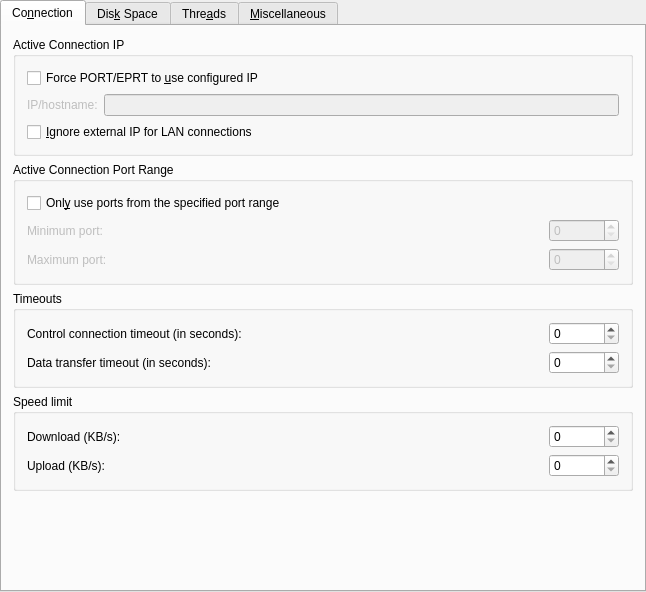
<ui version="4.0" >
 <class>TransferSettings</class>
 <widget class="QWidget" name="TransferSettings" >
  <property name="geometry" >
   <rect>
    <x>0</x>
    <y>0</y>
    <width>646</width>
    <height>592</height>
   </rect>
  </property>
  <layout class="QGridLayout" >
   <property name="leftMargin" >
    <number>0</number>
   </property>
   <property name="topMargin" >
    <number>0</number>
   </property>
   <property name="rightMargin" >
    <number>0</number>
   </property>
   <property name="bottomMargin" >
    <number>0</number>
   </property>
   <property name="horizontalSpacing" >
    <number>0</number>
   </property>
   <property name="verticalSpacing" >
    <number>0</number>
   </property>
   <item row="0" column="0" >
    <widget class="QTabWidget" name="tabWidget4" >
     <property name="currentIndex" >
      <number>0</number>
     </property>
     <widget class="QWidget" name="tab" >
      <attribute name="title" >
       <string>Co&amp;nnection</string>
      </attribute>
      <layout class="QVBoxLayout" >
       <item>
        <widget class="Q3GroupBox" name="groupBox19" >
         <property name="title" >
          <string>Active Connection IP</string>
         </property>
         <layout class="QVBoxLayout" >
          <item>
           <widget class="QCheckBox" name="kcfg_portForceIp" >
            <property name="text" >
             <string>Force PORT/EPRT to &amp;use configured IP</string>
            </property>
           </widget>
          </item>
          <item>
           <layout class="QHBoxLayout" >
            <item>
             <widget class="QLabel" name="textLabel5" >
              <property name="enabled" >
               <bool>false</bool>
              </property>
              <property name="text" >
               <string>IP/hostname:</string>
              </property>
              <property name="wordWrap" >
               <bool>false</bool>
              </property>
             </widget>
            </item>
            <item>
             <widget class="KLineEdit" name="kcfg_portIp" >
              <property name="enabled" >
               <bool>false</bool>
              </property>
              <property name="sizePolicy" >
               <sizepolicy vsizetype="Fixed" hsizetype="Expanding" >
                <horstretch>0</horstretch>
                <verstretch>0</verstretch>
               </sizepolicy>
              </property>
             </widget>
            </item>
           </layout>
          </item>
          <item>
           <widget class="QCheckBox" name="kcfg_ignoreExternalIpForLan" >
            <property name="text" >
             <string>&amp;Ignore external IP for LAN connections</string>
            </property>
           </widget>
          </item>
         </layout>
        </widget>
       </item>
       <item>
        <widget class="Q3GroupBox" name="groupBox5" >
         <property name="title" >
          <string>Active Connection Port Range</string>
         </property>
         <layout class="QVBoxLayout" >
          <item>
           <widget class="QCheckBox" name="kcfg_activeForcePort" >
            <property name="text" >
             <string>Onl&amp;y use ports from the specified port range</string>
            </property>
           </widget>
          </item>
          <item>
           <layout class="QHBoxLayout" >
            <item>
             <widget class="QLabel" name="textLabel1" >
              <property name="enabled" >
               <bool>false</bool>
              </property>
              <property name="text" >
               <string>Minimum port:</string>
              </property>
              <property name="wordWrap" >
               <bool>false</bool>
              </property>
             </widget>
            </item>
            <item>
             <widget class="QSpinBox" name="kcfg_activeMinPort" >
              <property name="enabled" >
               <bool>false</bool>
              </property>
              <property name="sizePolicy" >
               <sizepolicy vsizetype="Fixed" hsizetype="Fixed" >
                <horstretch>0</horstretch>
                <verstretch>0</verstretch>
               </sizepolicy>
              </property>
              <property name="minimumSize" >
               <size>
                <width>70</width>
                <height>0</height>
               </size>
              </property>
             </widget>
            </item>
           </layout>
          </item>
          <item>
           <layout class="QHBoxLayout" >
            <item>
             <widget class="QLabel" name="textLabel2" >
              <property name="enabled" >
               <bool>false</bool>
              </property>
              <property name="text" >
               <string>Maximum port:</string>
              </property>
              <property name="wordWrap" >
               <bool>false</bool>
              </property>
             </widget>
            </item>
            <item>
             <widget class="QSpinBox" name="kcfg_activeMaxPort" >
              <property name="enabled" >
               <bool>false</bool>
              </property>
              <property name="sizePolicy" >
               <sizepolicy vsizetype="Fixed" hsizetype="Fixed" >
                <horstretch>0</horstretch>
                <verstretch>0</verstretch>
               </sizepolicy>
              </property>
              <property name="minimumSize" >
               <size>
                <width>70</width>
                <height>0</height>
               </size>
              </property>
             </widget>
            </item>
           </layout>
          </item>
         </layout>
        </widget>
       </item>
       <item>
        <widget class="Q3GroupBox" name="groupBox6" >
         <property name="title" >
          <string>Timeouts</string>
         </property>
         <layout class="QVBoxLayout" >
          <item>
           <layout class="QHBoxLayout" >
            <item>
             <widget class="QLabel" name="textLabel1_2" >
              <property name="text" >
               <string>Control connection timeout (in seconds):</string>
              </property>
              <property name="wordWrap" >
               <bool>false</bool>
              </property>
             </widget>
            </item>
            <item>
             <widget class="QSpinBox" name="kcfg_controlTimeout" >
              <property name="sizePolicy" >
               <sizepolicy vsizetype="Fixed" hsizetype="Fixed" >
                <horstretch>0</horstretch>
                <verstretch>0</verstretch>
               </sizepolicy>
              </property>
              <property name="minimumSize" >
               <size>
                <width>70</width>
                <height>0</height>
               </size>
              </property>
              <property name="maximum" >
               <number>1000</number>
              </property>
             </widget>
            </item>
           </layout>
          </item>
          <item>
           <layout class="QHBoxLayout" >
            <item>
             <widget class="QLabel" name="textLabel2_2" >
              <property name="text" >
               <string>Data transfer timeout (in seconds):</string>
              </property>
              <property name="wordWrap" >
               <bool>false</bool>
              </property>
             </widget>
            </item>
            <item>
             <widget class="QSpinBox" name="kcfg_dataTimeout" >
              <property name="sizePolicy" >
               <sizepolicy vsizetype="Fixed" hsizetype="Fixed" >
                <horstretch>0</horstretch>
                <verstretch>0</verstretch>
               </sizepolicy>
              </property>
              <property name="minimumSize" >
               <size>
                <width>70</width>
                <height>0</height>
               </size>
              </property>
              <property name="maximum" >
               <number>1000</number>
              </property>
             </widget>
            </item>
           </layout>
          </item>
         </layout>
        </widget>
       </item>
       <item>
        <widget class="Q3GroupBox" name="groupBox7" >
         <property name="title" >
          <string>Speed limit</string>
         </property>
         <layout class="QVBoxLayout" >
          <item>
           <layout class="QHBoxLayout" >
            <item>
             <widget class="QLabel" name="textLabel1_3" >
              <property name="text" >
               <string>Download (KB/s):</string>
              </property>
              <property name="wordWrap" >
               <bool>false</bool>
              </property>
             </widget>
            </item>
            <item>
             <widget class="QSpinBox" name="kcfg_downloadSpeedLimit" >
              <property name="sizePolicy" >
               <sizepolicy vsizetype="Fixed" hsizetype="Fixed" >
                <horstretch>0</horstretch>
                <verstretch>0</verstretch>
               </sizepolicy>
              </property>
              <property name="minimumSize" >
               <size>
                <width>70</width>
                <height>0</height>
               </size>
              </property>
              <property name="maximum" >
               <number>99999</number>
              </property>
             </widget>
            </item>
           </layout>
          </item>
          <item>
           <layout class="QHBoxLayout" >
            <item>
             <widget class="QLabel" name="textLabel2_3" >
              <property name="text" >
               <string>Upload (KB/s):</string>
              </property>
              <property name="wordWrap" >
               <bool>false</bool>
              </property>
             </widget>
            </item>
            <item>
             <widget class="QSpinBox" name="kcfg_uploadSpeedLimit" >
              <property name="sizePolicy" >
               <sizepolicy vsizetype="Fixed" hsizetype="Fixed" >
                <horstretch>0</horstretch>
                <verstretch>0</verstretch>
               </sizepolicy>
              </property>
              <property name="minimumSize" >
               <size>
                <width>70</width>
                <height>0</height>
               </size>
              </property>
              <property name="maximum" >
               <number>99999</number>
              </property>
             </widget>
            </item>
           </layout>
          </item>
         </layout>
        </widget>
       </item>
       <item>
        <spacer>
         <property name="orientation" >
          <enum>Qt::Vertical</enum>
         </property>
         <property name="sizeType" >
          <enum>QSizePolicy::Expanding</enum>
         </property>
         <property name="sizeHint" >
          <size>
           <width>21</width>
           <height>20</height>
          </size>
         </property>
        </spacer>
       </item>
      </layout>
     </widget>
     <widget class="QWidget" name="tab" >
      <attribute name="title" >
       <string>Dis&amp;k Space</string>
      </attribute>
      <layout class="QVBoxLayout" >
       <item>
        <widget class="Q3GroupBox" name="groupBox20" >
         <property name="title" >
          <string>Free Disk Space Check</string>
         </property>
         <layout class="QVBoxLayout" >
          <item>
           <widget class="QCheckBox" name="kcfg_diskCheckSpace" >
            <property name="text" >
             <string>Stop transfer if there is &amp;not enough free space</string>
            </property>
           </widget>
          </item>
          <item>
           <layout class="QHBoxLayout" >
            <item>
             <widget class="QLabel" name="textLabel6" >
              <property name="enabled" >
               <bool>false</bool>
              </property>
              <property name="text" >
               <string>Interval (sec):</string>
              </property>
              <property name="wordWrap" >
               <bool>false</bool>
              </property>
             </widget>
            </item>
            <item>
             <widget class="QSpinBox" name="kcfg_diskCheckInterval" >
              <property name="enabled" >
               <bool>false</bool>
              </property>
              <property name="sizePolicy" >
               <sizepolicy vsizetype="Fixed" hsizetype="Fixed" >
                <horstretch>0</horstretch>
                <verstretch>0</verstretch>
               </sizepolicy>
              </property>
             </widget>
            </item>
           </layout>
          </item>
          <item>
           <layout class="QHBoxLayout" >
            <item>
             <widget class="QLabel" name="textLabel7" >
              <property name="enabled" >
               <bool>false</bool>
              </property>
              <property name="text" >
               <string>Minimum free space (MiB):</string>
              </property>
              <property name="wordWrap" >
               <bool>false</bool>
              </property>
             </widget>
            </item>
            <item>
             <widget class="QSpinBox" name="kcfg_diskMinFreeSpace" >
              <property name="enabled" >
               <bool>false</bool>
              </property>
              <property name="sizePolicy" >
               <sizepolicy vsizetype="Fixed" hsizetype="Fixed" >
                <horstretch>0</horstretch>
                <verstretch>0</verstretch>
               </sizepolicy>
              </property>
              <property name="maximum" >
               <number>1000</number>
              </property>
             </widget>
            </item>
           </layout>
          </item>
         </layout>
        </widget>
       </item>
       <item>
        <spacer>
         <property name="orientation" >
          <enum>Qt::Vertical</enum>
         </property>
         <property name="sizeType" >
          <enum>QSizePolicy::Expanding</enum>
         </property>
         <property name="sizeHint" >
          <size>
           <width>31</width>
           <height>191</height>
          </size>
         </property>
        </spacer>
       </item>
      </layout>
     </widget>
     <widget class="QWidget" name="TabPage" >
      <attribute name="title" >
       <string>Thre&amp;ads</string>
      </attribute>
      <layout class="QVBoxLayout" >
       <item>
        <widget class="Q3GroupBox" name="groupBox23" >
         <property name="title" >
          <string>Threads</string>
         </property>
         <layout class="QVBoxLayout" >
          <item>
           <layout class="QHBoxLayout" >
            <item>
             <widget class="QLabel" name="textLabel9" >
              <property name="text" >
               <string>Number of threads per session:</string>
              </property>
              <property name="wordWrap" >
               <bool>false</bool>
              </property>
             </widget>
            </item>
            <item>
             <widget class="QSpinBox" name="kcfg_threadCount" >
              <property name="sizePolicy" >
               <sizepolicy vsizetype="Fixed" hsizetype="Fixed" >
                <horstretch>0</horstretch>
                <verstretch>0</verstretch>
               </sizepolicy>
              </property>
             </widget>
            </item>
           </layout>
          </item>
          <item>
           <widget class="QCheckBox" name="kcfg_threadUsePrimary" >
            <property name="text" >
             <string>Use the primary connection for transfers</string>
            </property>
           </widget>
          </item>
         </layout>
        </widget>
       </item>
       <item>
        <spacer>
         <property name="orientation" >
          <enum>Qt::Vertical</enum>
         </property>
         <property name="sizeType" >
          <enum>QSizePolicy::Expanding</enum>
         </property>
         <property name="sizeHint" >
          <size>
           <width>21</width>
           <height>360</height>
          </size>
         </property>
        </spacer>
       </item>
      </layout>
     </widget>
     <widget class="QWidget" name="TabPage" >
      <attribute name="title" >
       <string>&amp;Miscellaneous</string>
      </attribute>
      <layout class="QVBoxLayout" >
       <item>
        <widget class="Q3GroupBox" name="groupBox8" >
         <property name="title" >
          <string>Failed Transfers</string>
         </property>
         <layout class="QVBoxLayout" >
          <item>
           <widget class="QCheckBox" name="kcfg_failedAutoRetry" >
            <property name="text" >
             <string>Automatically retry failed transfers</string>
            </property>
           </widget>
          </item>
          <item>
           <layout class="QHBoxLayout" >
            <item>
             <widget class="QLabel" name="textLabel1_4" >
              <property name="enabled" >
               <bool>false</bool>
              </property>
              <property name="text" >
               <string>Maximum number of retries before marking as failed:</string>
              </property>
              <property name="wordWrap" >
               <bool>false</bool>
              </property>
             </widget>
            </item>
            <item>
             <widget class="QSpinBox" name="kcfg_failedAutoRetryCount" >
              <property name="enabled" >
               <bool>false</bool>
              </property>
              <property name="sizePolicy" >
               <sizepolicy vsizetype="Fixed" hsizetype="Fixed" >
                <horstretch>0</horstretch>
                <verstretch>0</verstretch>
               </sizepolicy>
              </property>
             </widget>
            </item>
           </layout>
          </item>
         </layout>
        </widget>
       </item>
       <item>
        <widget class="Q3GroupBox" name="groupBox24" >
         <property name="title" >
          <string>Other</string>
         </property>
         <layout class="QVBoxLayout" >
          <item>
           <widget class="QCheckBox" name="kcfg_queueOnDND" >
            <property name="text" >
             <string>&amp;Queue files (instead of transferring) when "dragged &amp;&amp; dropped"</string>
            </property>
           </widget>
          </item>
          <item>
           <widget class="QCheckBox" name="kcfg_skipEmptyDirs" >
            <property name="text" >
             <string>Skip &amp;empty directories when queueing</string>
            </property>
           </widget>
          </item>
          <item>
           <widget class="QCheckBox" name="kcfg_confirmDisconnects" >
            <property name="text" >
             <string>Confirm disconnects &amp;before disconnecting</string>
            </property>
           </widget>
          </item>
         </layout>
        </widget>
       </item>
       <item>
        <spacer>
         <property name="orientation" >
          <enum>Qt::Vertical</enum>
         </property>
         <property name="sizeType" >
          <enum>QSizePolicy::Expanding</enum>
         </property>
         <property name="sizeHint" >
          <size>
           <width>21</width>
           <height>260</height>
          </size>
         </property>
        </spacer>
       </item>
      </layout>
     </widget>
    </widget>
   </item>
  </layout>
 </widget>
 <layoutdefault spacing="6" margin="11" />
 <pixmapfunction>qPixmapFromMimeSource</pixmapfunction>
 <customwidgets>
  <customwidget>
   <class>Q3GroupBox</class>
   <extends>QGroupBox</extends>
   <header>Qt3Support/Q3GroupBox</header>
   <container>1</container>
  </customwidget>
  <customwidget>
   <class>KLineEdit</class>
   <extends>QLineEdit</extends>
   <header>klineedit.h</header>
  </customwidget>
 </customwidgets>
 <includes>
  <include location="local" >klineedit.h</include>
 </includes>
 <resources/>
 <connections>
  <connection>
   <sender>kcfg_portForceIp</sender>
   <signal>toggled(bool)</signal>
   <receiver>textLabel5</receiver>
   <slot>setEnabled(bool)</slot>
   <hints>
    <hint type="sourcelabel" >
     <x>46</x>
     <y>70</y>
    </hint>
    <hint type="destinationlabel" >
     <x>46</x>
     <y>91</y>
    </hint>
   </hints>
  </connection>
  <connection>
   <sender>kcfg_portForceIp</sender>
   <signal>toggled(bool)</signal>
   <receiver>kcfg_portIp</receiver>
   <slot>setEnabled(bool)</slot>
   <hints>
    <hint type="sourcelabel" >
     <x>232</x>
     <y>75</y>
    </hint>
    <hint type="destinationlabel" >
     <x>256</x>
     <y>94</y>
    </hint>
   </hints>
  </connection>
  <connection>
   <sender>kcfg_failedAutoRetry</sender>
   <signal>toggled(bool)</signal>
   <receiver>textLabel1_4</receiver>
   <slot>setEnabled(bool)</slot>
   <hints>
    <hint type="sourcelabel" >
     <x>74</x>
     <y>53</y>
    </hint>
    <hint type="destinationlabel" >
     <x>78</x>
     <y>53</y>
    </hint>
   </hints>
  </connection>
  <connection>
   <sender>kcfg_failedAutoRetry</sender>
   <signal>toggled(bool)</signal>
   <receiver>kcfg_failedAutoRetryCount</receiver>
   <slot>setEnabled(bool)</slot>
   <hints>
    <hint type="sourcelabel" >
     <x>101</x>
     <y>53</y>
    </hint>
    <hint type="destinationlabel" >
     <x>101</x>
     <y>53</y>
    </hint>
   </hints>
  </connection>
  <connection>
   <sender>kcfg_diskCheckSpace</sender>
   <signal>toggled(bool)</signal>
   <receiver>textLabel6</receiver>
   <slot>setEnabled(bool)</slot>
   <hints>
    <hint type="sourcelabel" >
     <x>87</x>
     <y>53</y>
    </hint>
    <hint type="destinationlabel" >
     <x>98</x>
     <y>53</y>
    </hint>
   </hints>
  </connection>
  <connection>
   <sender>kcfg_diskCheckSpace</sender>
   <signal>toggled(bool)</signal>
   <receiver>textLabel7</receiver>
   <slot>setEnabled(bool)</slot>
   <hints>
    <hint type="sourcelabel" >
     <x>101</x>
     <y>53</y>
    </hint>
    <hint type="destinationlabel" >
     <x>101</x>
     <y>53</y>
    </hint>
   </hints>
  </connection>
  <connection>
   <sender>kcfg_diskCheckSpace</sender>
   <signal>toggled(bool)</signal>
   <receiver>kcfg_diskCheckInterval</receiver>
   <slot>setEnabled(bool)</slot>
   <hints>
    <hint type="sourcelabel" >
     <x>101</x>
     <y>53</y>
    </hint>
    <hint type="destinationlabel" >
     <x>101</x>
     <y>53</y>
    </hint>
   </hints>
  </connection>
  <connection>
   <sender>kcfg_diskCheckSpace</sender>
   <signal>toggled(bool)</signal>
   <receiver>kcfg_diskMinFreeSpace</receiver>
   <slot>setEnabled(bool)</slot>
   <hints>
    <hint type="sourcelabel" >
     <x>101</x>
     <y>53</y>
    </hint>
    <hint type="destinationlabel" >
     <x>101</x>
     <y>53</y>
    </hint>
   </hints>
  </connection>
  <connection>
   <sender>kcfg_activeForcePort</sender>
   <signal>toggled(bool)</signal>
   <receiver>textLabel1</receiver>
   <slot>setEnabled(bool)</slot>
   <hints>
    <hint type="sourcelabel" >
     <x>76</x>
     <y>192</y>
    </hint>
    <hint type="destinationlabel" >
     <x>72</x>
     <y>212</y>
    </hint>
   </hints>
  </connection>
  <connection>
   <sender>kcfg_activeForcePort</sender>
   <signal>toggled(bool)</signal>
   <receiver>textLabel2</receiver>
   <slot>setEnabled(bool)</slot>
   <hints>
    <hint type="sourcelabel" >
     <x>115</x>
     <y>195</y>
    </hint>
    <hint type="destinationlabel" >
     <x>120</x>
     <y>240</y>
    </hint>
   </hints>
  </connection>
  <connection>
   <sender>kcfg_activeForcePort</sender>
   <signal>toggled(bool)</signal>
   <receiver>kcfg_activeMinPort</receiver>
   <slot>setEnabled(bool)</slot>
   <hints>
    <hint type="sourcelabel" >
     <x>586</x>
     <y>187</y>
    </hint>
    <hint type="destinationlabel" >
     <x>581</x>
     <y>217</y>
    </hint>
   </hints>
  </connection>
  <connection>
   <sender>kcfg_activeForcePort</sender>
   <signal>toggled(bool)</signal>
   <receiver>kcfg_activeMaxPort</receiver>
   <slot>setEnabled(bool)</slot>
   <hints>
    <hint type="sourcelabel" >
     <x>598</x>
     <y>195</y>
    </hint>
    <hint type="destinationlabel" >
     <x>604</x>
     <y>254</y>
    </hint>
   </hints>
  </connection>
 </connections>
</ui>
